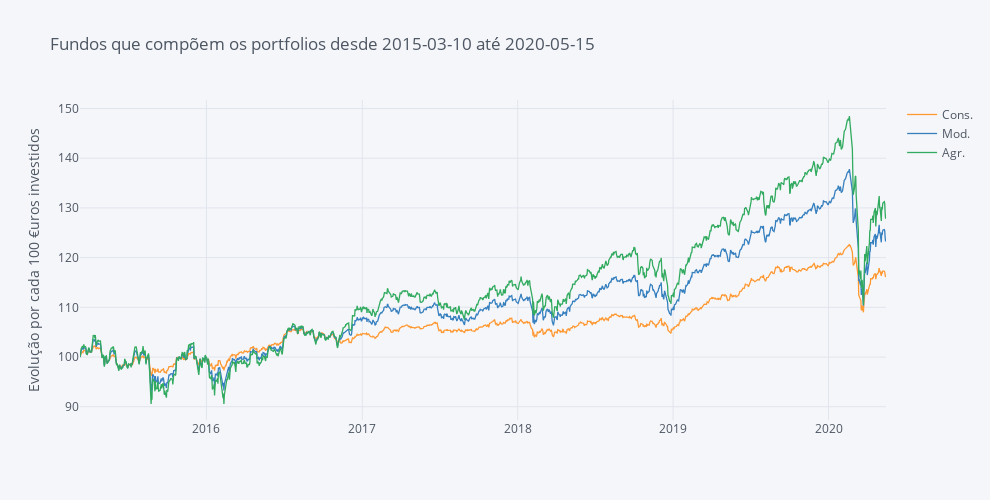

Write notebook code for a chart like this one.
### Markdown cell above
### Portfolios:

- Portfolio Conservador:
    - 15% IWDA (MSCI World) - [Homepage](https://www.ishares.com/nl/particuliere-belegger/nl/producten/251882/ishares-msci-world-ucits-etf-acc-fund) (tem de se traduzir para inglês usando a funcionalidade "translate to english" do chrome)
    - 15% IQQ0/MVol (MSCI World Min Vol) - [Homepage](https://www.ishares.com/nl/particuliere-belegger/nl/producten/251882/ishares-msci-world-ucits-etf-acc-fund) (tem de se traduzir para inglês usando a funcionalidade "translate to english" do chrome)
    - 70% Vanguard Global Bond - [Homepage](https://global.vanguard.com/portal/site/kiids/pt/pt/documents) // [Kiid](https://global.vanguard.com/portal/site/loadPDF?country=pt&docId=10417)
    
    
- Portfolio Moderado:
    - 30% IWDA (MSCI World) - [Homepage](https://www.ishares.com/nl/particuliere-belegger/nl/producten/251882/ishares-msci-world-ucits-etf-acc-fund) (tem de se traduzir para inglês usando a funcionalidade "translate to english" do chrome)
    - 30% IQQ0/MVol (MSCI World Min Vol) - [Homepage](https://www.ishares.com/nl/particuliere-belegger/nl/producten/251882/ishares-msci-world-ucits-etf-acc-fund) (tem de se traduzir para inglês usando a funcionalidade "translate to english" do chrome)
    - 40% Vanguard Global Bond - [Homepage](https://global.vanguard.com/portal/site/kiids/pt/pt/documents) // [Kiid](https://global.vanguard.com/portal/site/loadPDF?country=pt&docId=10417)
    
    
- Portfolio Agressivo:
    - 40% IWDA (MSCI World) - [Homepage](https://www.ishares.com/nl/particuliere-belegger/nl/producten/251882/ishares-msci-world-ucits-etf-acc-fund) (tem de se traduzir para inglês usando a funcionalidade "translate to english" do chrome)
    - 40% IQQ0/MVol (MSCI World Min Vol) - [Homepage](https://www.ishares.com/nl/particuliere-belegger/nl/producten/251882/ishares-msci-world-ucits-etf-acc-fund) (tem de se traduzir para inglês usando a funcionalidade "translate to english" do chrome)
    - 20% Vanguard Global Bond - [Homepage](https://global.vanguard.com/portal/site/kiids/pt/pt/documents) // [Kiid](https://global.vanguard.com/portal/site/loadPDF?country=pt&docId=10417)

### Code cell
portfolios.iplot(dimensions=fa.dimensions, title='Fundos que compõem os portfolios desde ' +  Begin + ' até ' + End,
             yTitle='Evolução por cada 100 €uros investidos')

### Figure 1 — Plotly figure (JSON) as saved in the notebook; plotly's stock layout.template omitted (floating-point values rounded to 4 significant figures; data arrays with more than 128 entries replaced by an {"elided": "..."} marker saying what was removed)
{"data": [{"line": {"color": "rgba(255, 153, 51, 1.0)", "dash": "solid", "shape": "linear", "width": 1.3}, "mode": "lines", "name": "Cons.", "text": "", "type": "scatter", "x": {"elided": "1357 str values"}, "y": {"elided": "1357 float values"}}, {"line": {"color": "rgba(55, 128, 191, 1.0)", "dash": "solid", "shape": "linear", "width": 1.3}, "mode": "lines", "name": "Mod.", "text": "", "type": "scatter", "x": {"elided": "1357 str values"}, "y": {"elided": "1357 float values"}}, {"line": {"color": "rgba(50, 171, 96, 1.0)", "dash": "solid", "shape": "linear", "width": 1.3}, "mode": "lines", "name": "Agr.", "text": "", "type": "scatter", "x": {"elided": "1357 str values"}, "y": {"elided": "1357 float values"}}], "layout": {"height": 500, "legend": {"bgcolor": "#F5F6F9", "font": {"color": "#4D5663"}}, "paper_bgcolor": "#F5F6F9", "plot_bgcolor": "#F5F6F9", "title": {"font": {"color": "#4D5663"}, "text": "Fundos que compõem os portfolios desde 2015-03-10 até 2020-05-15"}, "width": 990, "xaxis": {"autorange": true, "gridcolor": "#E1E5ED", "range": ["2015-03-10", "2020-05-15"], "showgrid": true, "tickfont": {"color": "#4D5663"}, "title": {"font": {"color": "#4D5663"}, "text": ""}, "type": "date", "zerolinecolor": "#E1E5ED"}, "yaxis": {"autorange": true, "gridcolor": "#E1E5ED", "range": [87.33, 151.7], "showgrid": true, "tickfont": {"color": "#4D5663"}, "title": {"font": {"color": "#4D5663"}, "text": "Evolução por cada 100 €uros investidos"}, "type": "linear", "zerolinecolor": "#E1E5ED"}}}
